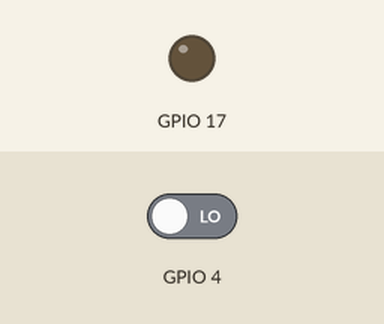
The program below on a simulated Raspberry Pi (BCM pin numbers). Parts: output pins drawn as LEDs (lit = HIGH). The test bench sets the inputs (shaded band); at power-on: GPIO 4 LOW.

Above: at 1.2 s.
1.3 s: GPIO 4 driven HIGH
At 2.2 s:
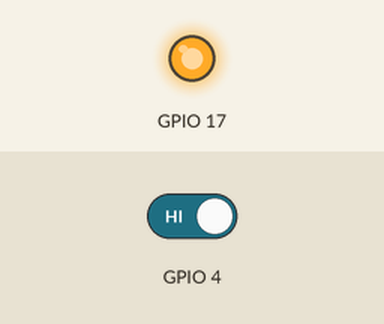
Timing chart, 0 to 4.3 s (numbered marks = the images above; inputs shaded):
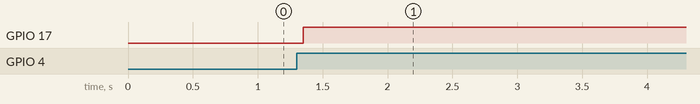

Measured:
- after the input at 1.3 s, GPIO 17: LOW → HIGH after 0.05 s

The program:

buttonled.py
```python
# Raspberry Pi Basic input/output control
#
# Author : Vaemavric
# Date : 12/08/2015
#

import time
import RPi.GPIO as GPIO
GPIO.setmode(GPIO.BCM)

#A function to set the desired pin to input or output
def setupPin(pinNo, COM):
 if(COM == 'in'):
  GPIO.setup(pinNo, GPIO.IN)
 elif(COM == 'out'):
  GPIO.setup(pinNo, GPIO.OUT)
 else:
  print ('COM can only be \"in\" or \"out\" ')

#A function to blink an led on and off
def blinking(pinNo, period):
 GPIO.output(pinNo, True)
 time.sleep(period)
 GPIO.output(pinNo, False)
 time.sleep(period)

prev_input = False
#A function to return whether a button has been pushed
def buttonPush(pinNo):
 global prev_input
 input = GPIO.input(pinNo)
 if((not prev_input) and (input)):
  pressed = True
 else:
  pressed = False
 time.sleep(0.05)
 prev_input = input
 return pressed

#final function to clear settings
def clear():
 GPIO.cleanup()
 quit()

setupPin(17, 'out')
setupPin(4, 'in')
GPIO.output(17, False)
LEDoff = True
try:
 while True:
  if (buttonPush(4)):
   if (LEDoff):
    GPIO.output(17, True)
    LEDoff = False
   elif((not LEDoff)):
    GPIO.output(17, False)
    LEDoff = True
except KeyboardInterrupt:
 clear()
```
